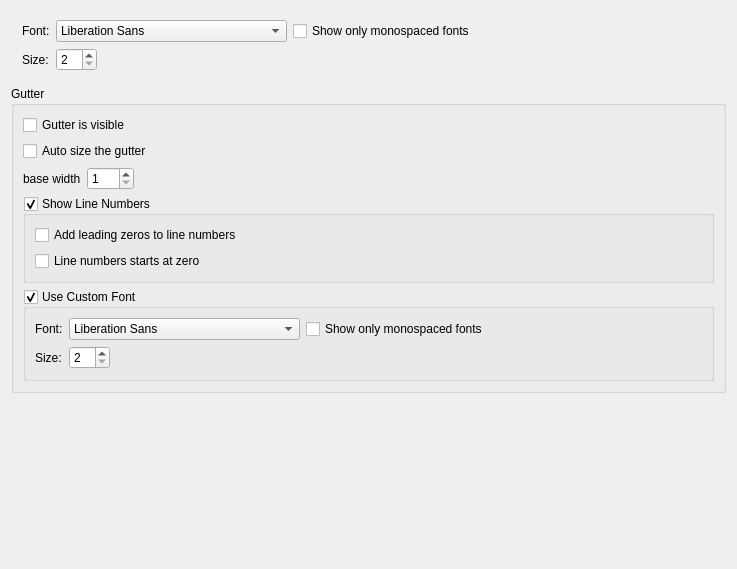
<?xml version="1.0" encoding="UTF-8"?>
<ui version="4.0">
 <class>EditorFontWidget</class>
 <widget class="QWidget" name="EditorFontWidget">
  <property name="geometry">
   <rect>
    <x>0</x>
    <y>0</y>
    <width>737</width>
    <height>569</height>
   </rect>
  </property>
  <property name="windowTitle">
   <string>Form</string>
  </property>
  <layout class="QVBoxLayout" name="verticalLayout">
   <item>
    <widget class="QWidget" name="widget" native="true">
     <layout class="QGridLayout" name="gridLayout">
      <property name="leftMargin">
       <number>11</number>
      </property>
      <property name="rightMargin">
       <number>11</number>
      </property>
      <item row="2" column="0">
       <widget class="QLabel" name="label_2">
        <property name="text">
         <string>Size:</string>
        </property>
       </widget>
      </item>
      <item row="2" column="3">
       <widget class="QWidget" name="widget_3" native="true">
        <layout class="QHBoxLayout" name="horizontalLayout_3">
         <property name="leftMargin">
          <number>0</number>
         </property>
         <property name="topMargin">
          <number>0</number>
         </property>
         <property name="rightMargin">
          <number>0</number>
         </property>
         <property name="bottomMargin">
          <number>0</number>
         </property>
         <item>
          <widget class="QSpinBox" name="spinFontSize">
           <property name="minimum">
            <number>2</number>
           </property>
          </widget>
         </item>
         <item>
          <spacer name="horizontalSpacer_2">
           <property name="orientation">
            <enum>Qt::Horizontal</enum>
           </property>
           <property name="sizeHint" stdset="0">
            <size>
             <width>40</width>
             <height>20</height>
            </size>
           </property>
          </spacer>
         </item>
        </layout>
       </widget>
      </item>
      <item row="0" column="0">
       <widget class="QLabel" name="label">
        <property name="text">
         <string>Font:</string>
        </property>
       </widget>
      </item>
      <item row="0" column="3">
       <widget class="QWidget" name="widget_2" native="true">
        <layout class="QHBoxLayout" name="horizontalLayout">
         <property name="leftMargin">
          <number>0</number>
         </property>
         <property name="topMargin">
          <number>0</number>
         </property>
         <property name="rightMargin">
          <number>0</number>
         </property>
         <property name="bottomMargin">
          <number>0</number>
         </property>
         <item>
          <widget class="QFontComboBox" name="cbFont">
           <property name="editable">
            <bool>false</bool>
           </property>
           <property name="sizeAdjustPolicy">
            <enum>QComboBox::AdjustToContentsOnFirstShow</enum>
           </property>
           <property name="fontFilters">
            <set>QFontComboBox::AllFonts</set>
           </property>
          </widget>
         </item>
         <item>
          <widget class="QCheckBox" name="chkOnlyMonospacedFonts">
           <property name="text">
            <string>Show only monospaced fonts</string>
           </property>
          </widget>
         </item>
         <item>
          <spacer name="horizontalSpacer">
           <property name="orientation">
            <enum>Qt::Horizontal</enum>
           </property>
           <property name="sizeHint" stdset="0">
            <size>
             <width>40</width>
             <height>20</height>
            </size>
           </property>
          </spacer>
         </item>
        </layout>
       </widget>
      </item>
     </layout>
    </widget>
   </item>
   <item>
    <widget class="QGroupBox" name="groupBox">
     <property name="title">
      <string>Gutter</string>
     </property>
     <layout class="QVBoxLayout" name="verticalLayout_2">
      <item>
       <widget class="QCheckBox" name="chkGutterVisible">
        <property name="text">
         <string>Gutter is visible</string>
        </property>
       </widget>
      </item>
      <item>
       <widget class="QCheckBox" name="chkAutoSizeGutter">
        <property name="text">
         <string>Auto size the gutter</string>
        </property>
       </widget>
      </item>
      <item>
       <widget class="QWidget" name="widget_4" native="true">
        <layout class="QHBoxLayout" name="horizontalLayout_5">
         <property name="leftMargin">
          <number>0</number>
         </property>
         <property name="topMargin">
          <number>0</number>
         </property>
         <property name="rightMargin">
          <number>0</number>
         </property>
         <property name="bottomMargin">
          <number>0</number>
         </property>
         <item>
          <widget class="QLabel" name="label_3">
           <property name="text">
            <string>base width</string>
           </property>
          </widget>
         </item>
         <item>
          <widget class="QSpinBox" name="spinGutterBaseWidth">
           <property name="minimum">
            <number>1</number>
           </property>
           <property name="maximum">
            <number>999</number>
           </property>
          </widget>
         </item>
         <item>
          <spacer name="horizontalSpacer_5">
           <property name="orientation">
            <enum>Qt::Horizontal</enum>
           </property>
           <property name="sizeHint" stdset="0">
            <size>
             <width>40</width>
             <height>20</height>
            </size>
           </property>
          </spacer>
         </item>
        </layout>
       </widget>
      </item>
      <item>
       <widget class="QGroupBox" name="grpGutterShowLineNumbers">
        <property name="title">
         <string>Show Line Numbers</string>
        </property>
        <property name="checkable">
         <bool>true</bool>
        </property>
        <layout class="QVBoxLayout" name="verticalLayout_3">
         <item>
          <widget class="QCheckBox" name="chkAddLeadingZeros">
           <property name="text">
            <string>Add leading zeros to line numbers</string>
           </property>
          </widget>
         </item>
         <item>
          <widget class="QCheckBox" name="chkLineNumbersStartsZero">
           <property name="text">
            <string>Line numbers starts at zero</string>
           </property>
          </widget>
         </item>
        </layout>
       </widget>
      </item>
      <item>
       <widget class="QGroupBox" name="grpUseCustomFont">
        <property name="title">
         <string>Use Custom Font</string>
        </property>
        <property name="checkable">
         <bool>true</bool>
        </property>
        <layout class="QGridLayout" name="gridLayout_4">
         <item row="0" column="0">
          <widget class="QLabel" name="label_5">
           <property name="text">
            <string>Font:</string>
           </property>
          </widget>
         </item>
         <item row="1" column="0">
          <widget class="QLabel" name="label_4">
           <property name="text">
            <string>Size:</string>
           </property>
          </widget>
         </item>
         <item row="1" column="1">
          <widget class="QWidget" name="widget_6" native="true">
           <layout class="QHBoxLayout" name="horizontalLayout_4">
            <property name="leftMargin">
             <number>0</number>
            </property>
            <property name="topMargin">
             <number>0</number>
            </property>
            <property name="rightMargin">
             <number>0</number>
            </property>
            <property name="bottomMargin">
             <number>0</number>
            </property>
            <item>
             <widget class="QSpinBox" name="spinGutterFontSize">
              <property name="minimum">
               <number>2</number>
              </property>
             </widget>
            </item>
            <item>
             <spacer name="horizontalSpacer_3">
              <property name="orientation">
               <enum>Qt::Horizontal</enum>
              </property>
              <property name="sizeHint" stdset="0">
               <size>
                <width>40</width>
                <height>20</height>
               </size>
              </property>
             </spacer>
            </item>
           </layout>
          </widget>
         </item>
         <item row="0" column="1">
          <widget class="QWidget" name="widget_5" native="true">
           <layout class="QGridLayout" name="gridLayout_3">
            <property name="leftMargin">
             <number>0</number>
            </property>
            <property name="topMargin">
             <number>0</number>
            </property>
            <property name="rightMargin">
             <number>0</number>
            </property>
            <property name="bottomMargin">
             <number>0</number>
            </property>
            <item row="0" column="3">
             <widget class="QWidget" name="widget_7" native="true">
              <layout class="QHBoxLayout" name="horizontalLayout_2">
               <property name="leftMargin">
                <number>0</number>
               </property>
               <property name="topMargin">
                <number>0</number>
               </property>
               <property name="rightMargin">
                <number>0</number>
               </property>
               <property name="bottomMargin">
                <number>0</number>
               </property>
               <item>
                <widget class="QFontComboBox" name="cbGutterFont">
                 <property name="editable">
                  <bool>false</bool>
                 </property>
                 <property name="sizeAdjustPolicy">
                  <enum>QComboBox::AdjustToContentsOnFirstShow</enum>
                 </property>
                 <property name="fontFilters">
                  <set>QFontComboBox::AllFonts</set>
                 </property>
                </widget>
               </item>
               <item>
                <widget class="QCheckBox" name="chkGutterOnlyMonospacedFonts">
                 <property name="text">
                  <string>Show only monospaced fonts</string>
                 </property>
                </widget>
               </item>
               <item>
                <spacer name="horizontalSpacer_4">
                 <property name="orientation">
                  <enum>Qt::Horizontal</enum>
                 </property>
                 <property name="sizeHint" stdset="0">
                  <size>
                   <width>40</width>
                   <height>20</height>
                  </size>
                 </property>
                </spacer>
               </item>
              </layout>
             </widget>
            </item>
           </layout>
          </widget>
         </item>
        </layout>
       </widget>
      </item>
     </layout>
    </widget>
   </item>
   <item>
    <spacer name="verticalSpacer">
     <property name="orientation">
      <enum>Qt::Vertical</enum>
     </property>
     <property name="sizeHint" stdset="0">
      <size>
       <width>20</width>
       <height>40</height>
      </size>
     </property>
    </spacer>
   </item>
  </layout>
 </widget>
 <resources/>
 <connections/>
</ui>
